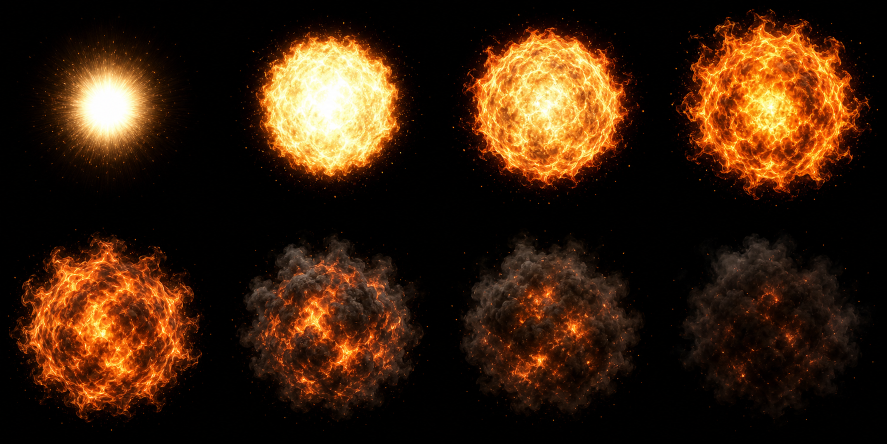
#> input picture examples/assets/prefabs/fireball/source/openai_fireball_core_flipbook_source.png, 1774 x 887 px (shown at 1/2 size)
$ python bake_generated_fireball_atlases.py
#> lines starting #> are read from the running program, lines starting #| are printed output that depends on the picture
#> in bake_atlas, image is the input picture: PIL image 1774x887 RGB; mean R, G, B 58.2, 33.5, 14.2
#!/usr/bin/env python3
"""Bake OpenAI-generated fireball source sheets into runtime atlases.

The renderer consumes RGBA8 textures. The EXR files exported here are compact
source/reference sequences that preserve the authored timing frames in a
higher-range format for future rebakes.
"""

from __future__ import annotations

from dataclasses import dataclass
from pathlib import Path
import shutil
import struct

import numpy as np
from PIL import Image


ROOT = Path(__file__).resolve().parents[1]
SOURCE_DIR = ROOT / "source"
TEXTURE_DIR = ROOT / "textures"
COLUMNS = 4
ROWS = 2
FRAME_SIZE = 256
ATLAS_SIZE = (COLUMNS * FRAME_SIZE, ROWS * FRAME_SIZE)


@dataclass(frozen=True)
class AtlasBake:
  source: str
  atlas: str
  alpha_mode: str
  exposure: float
  exr_dir: str | None = None
  exr_prefix: str | None = None


BAKES = [
    AtlasBake(
        source="openai_fireball_core_flipbook_source.png",
        atlas="fireball_core_flipbook_atlas.png",
        alpha_mode="fire_core",
        exposure=3.0,
        exr_dir="openai_fireball_core_sequence_exr",
        exr_prefix="fireball_core_frame",
    ),
    AtlasBake(
        source="openai_fireball_smoke_flipbook_source.png",
        atlas="fireball_smoke_flipbook_atlas.png",
        alpha_mode="smoke",
        exposure=1.55,
        exr_dir="openai_fireball_smoke_sequence_exr",
        exr_prefix="fireball_smoke_frame",
    ),
    AtlasBake(
        source="openai_fireball_smoke_plumes_source.png",
        atlas="fireball_smoke_plumes_atlas.png",
        alpha_mode="smoke",
        exposure=1.35,
    ),
    AtlasBake(
        source="openai_fireball_ember_burst_source.png",
        atlas="fireball_ember_burst_atlas.png",
        alpha_mode="ember",
        exposure=2.4,
    ),
    AtlasBake(
        source="openai_fireball_lobes_source.png",
        atlas="fireball_flame_lobes_atlas.png",
        alpha_mode="fire",
        exposure=2.2,
    ),
]


def black_to_alpha(rgb: np.ndarray, mode: str) -> np.ndarray:
#> called with mode = 'fire_core'
  rgbf = rgb.astype(np.float32) / 255.0
  maximum = np.max(rgbf, axis=2)
  luma = rgbf[..., 0] * 0.2126 + rgbf[..., 1] * 0.7152 + rgbf[..., 2] * 0.0722
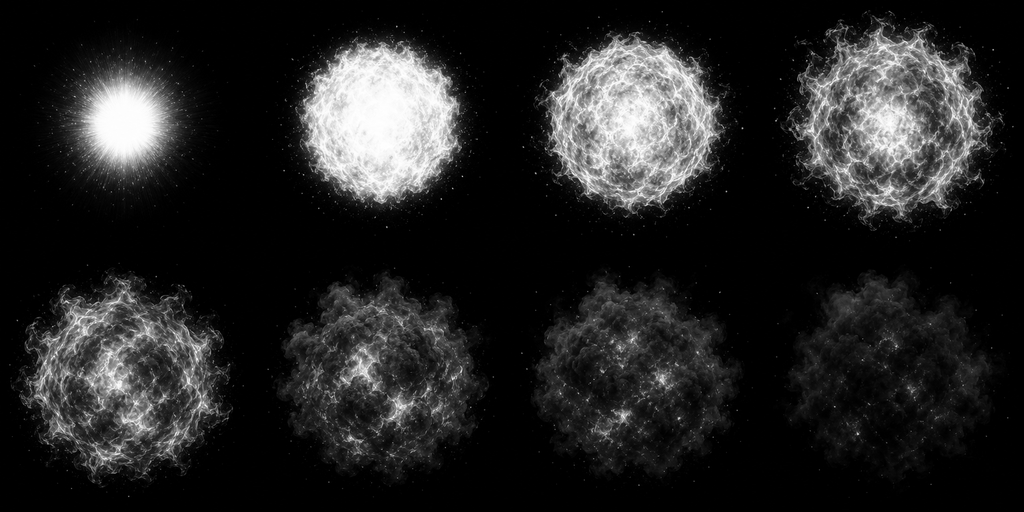
#> luma: shape (512, 1024) float32; min 0, max 1, mean 0.147
  if mode == "smoke":
    alpha = (np.maximum(maximum, luma * 1.35) - 0.015) / 0.50
    alpha = np.power(np.clip(alpha, 0.0, 1.0), 0.78) * 0.86
  else:
    white_hot = np.where(maximum > 0.72, np.min(rgbf, axis=2), 0.0)
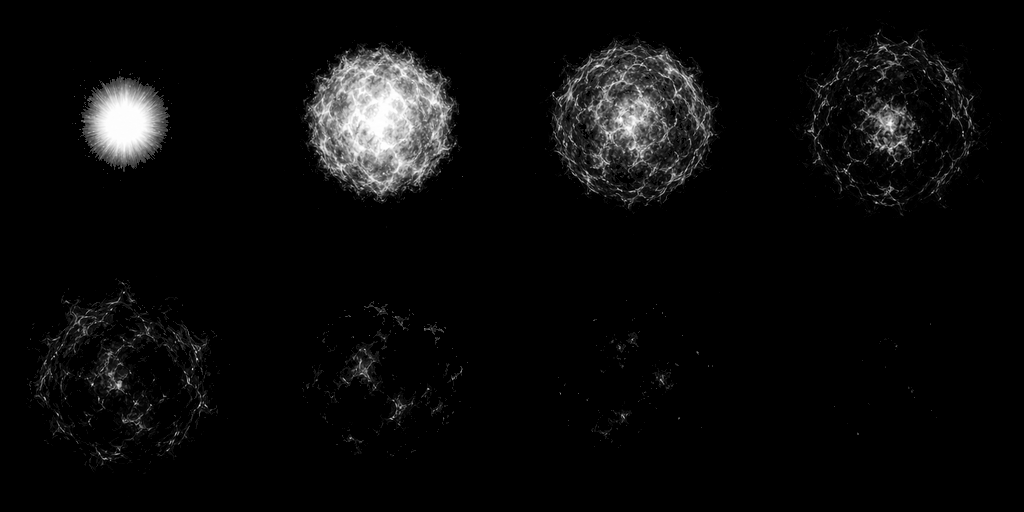
#> white_hot: shape (512, 1024) float32; min 0, max 1, mean 0.044
    warm_fire = np.maximum(rgbf[..., 0], rgbf[..., 1] * 0.90) - rgbf[..., 2] * 0.80
    fire_signal = np.maximum(white_hot, warm_fire)
    if mode == "ember":
      threshold = 0.035
      scale = 0.70
      exponent = 0.42
    else:
      threshold = 0.170 if mode == "fire_core" else 0.060
      scale = 0.78 if mode == "fire_core" else 0.88
      exponent = 0.70 if mode == "fire_core" else 0.58
    alpha = (fire_signal - threshold) / scale
    alpha = np.power(np.clip(alpha, 0.0, 1.0), exponent)
  alpha[maximum < 0.012] = 0.0
  return np.round(np.clip(alpha, 0.0, 1.0) * 255.0).astype(np.uint8)


def bake_atlas(source_path: Path, mode: str) -> np.ndarray:
  image = Image.open(source_path).convert("RGB")
  image = image.resize(ATLAS_SIZE, Image.Resampling.LANCZOS)
  rgb = np.asarray(image, dtype=np.uint8)
  alpha = black_to_alpha(rgb, mode)
  if mode != "smoke":
    scale = np.power((alpha.astype(np.float32) / 255.0)[..., None], 1.30)
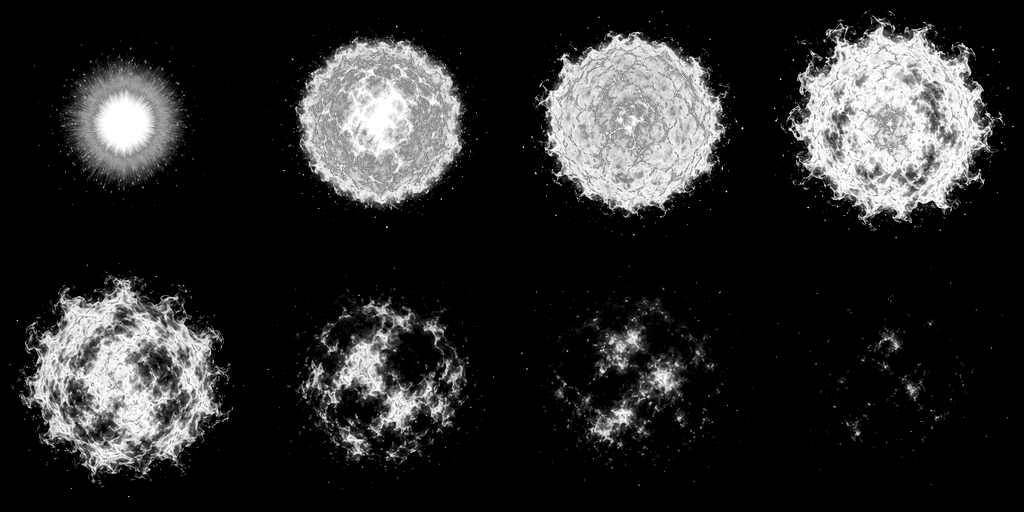
#> scale: shape (512, 1024, 1) float32; min 0, max 1, mean 0.167
    rgb = np.round(rgb.astype(np.float32) * scale).astype(np.uint8)
    cutoff = 26 if mode == "fire_core" else 10
    rgb[alpha < cutoff] = 0
#> rgb: shape (512, 1024, 3); mean R, G, B 35.7, 21.8, 9
  rgba = np.dstack([rgb, alpha])
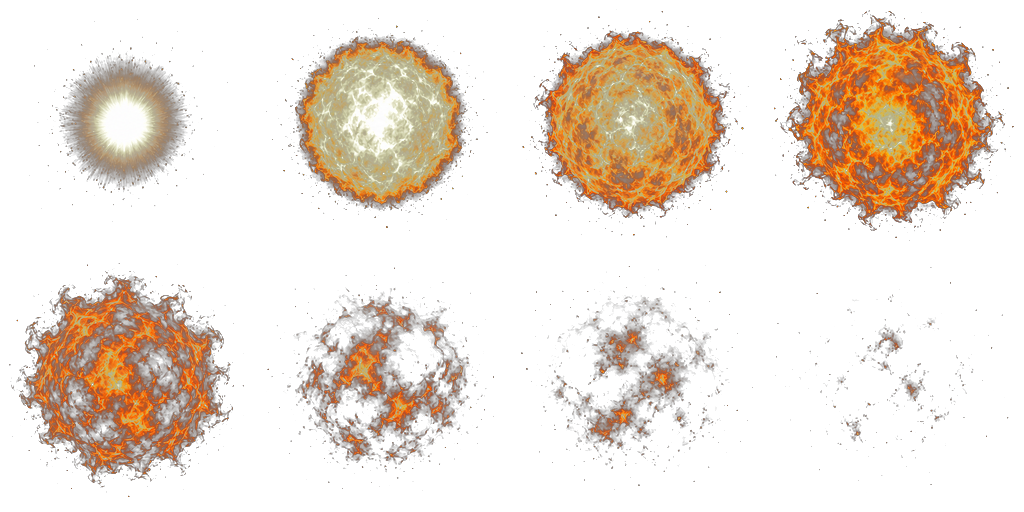
#> rgba: shape (512, 1024, 4); mean R, G, B, A 35.7, 21.8, 9, 47; transparent parts drawn white
  rgba[alpha == 0] = 0
  return rgba


def exr_attr(name: str, attr_type: str, value: bytes) -> bytes:
  return (
      name.encode("latin1") + b"\0" +
      attr_type.encode("latin1") + b"\0" +
      struct.pack("<I", len(value)) +
      value
  )


def exr_channels(names: list[str]) -> bytes:
  out = bytearray()
  for name in names:
    out += name.encode("latin1") + b"\0"
    out += struct.pack("<iBBBBii", 1, 0, 0, 0, 0, 1, 1)
  out += b"\0"
  return bytes(out)


def write_exr_rgba(path: Path, rgba8: np.ndarray, exposure: float) -> None:
  height, width, _channels = rgba8.shape
  rgb = np.power(rgba8[..., :3].astype(np.float32) / 255.0, 2.2) * exposure
  alpha = rgba8[..., 3].astype(np.float32) / 255.0
  planes = {
      "R": rgb[..., 0].astype("<f2"),
      "G": rgb[..., 1].astype("<f2"),
      "B": rgb[..., 2].astype("<f2"),
      "A": alpha.astype("<f2"),
  }

  header = bytearray(struct.pack("<II", 20000630, 2))
  header += exr_attr("channels", "chlist", exr_channels(["R", "G", "B", "A"]))
  header += exr_attr("compression", "compression", b"\0")
  window = struct.pack("<iiii", 0, 0, width - 1, height - 1)
  header += exr_attr("dataWindow", "box2i", window)
  header += exr_attr("displayWindow", "box2i", window)
  header += exr_attr("lineOrder", "lineOrder", b"\0")
  header += exr_attr("pixelAspectRatio", "float", struct.pack("<f", 1.0))
  header += exr_attr("screenWindowCenter", "v2f", struct.pack("<ff", 0.0, 0.0))
  header += exr_attr("screenWindowWidth", "float", struct.pack("<f", 1.0))
  header += b"\0"

  offset_table_size = height * 8
  blocks: list[bytes] = []
  offsets: list[int] = []
  position = len(header) + offset_table_size
  for y in range(height):
    payload = b"".join(planes[channel][y, :].tobytes() for channel in ["R", "G", "B", "A"])
    block = struct.pack("<iI", y, len(payload)) + payload
    blocks.append(block)
    offsets.append(position)
    position += len(block)

  path.parent.mkdir(parents=True, exist_ok=True)
  with path.open("wb") as stream:
    stream.write(header)
    for offset in offsets:
      stream.write(struct.pack("<Q", offset))
    for block in blocks:
      stream.write(block)


def write_sequence(rgba: np.ndarray, bake: AtlasBake) -> None:
  if bake.exr_dir is None or bake.exr_prefix is None:
    return
  out_dir = SOURCE_DIR / bake.exr_dir
  if out_dir.exists():
    shutil.rmtree(out_dir)
  out_dir.mkdir(parents=True)
  for index in range(COLUMNS * ROWS):
    row = index // COLUMNS
    column = index % COLUMNS
    x = column * FRAME_SIZE
    y = row * FRAME_SIZE
    frame = rgba[y:y + FRAME_SIZE, x:x + FRAME_SIZE, :]
    write_exr_rgba(out_dir / f"{bake.exr_prefix}{index + 1:03d}.exr", frame, bake.exposure)
#> this loop made 8 passes
#> pass 1, in write_sequence, `frame = rgba[y:y + FRAME_SIZE, x:x + FRAME_SIZE, :]`:
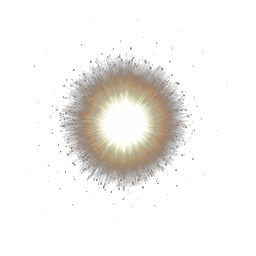
#> frame: shape (256, 256, 4); mean R, G, B, A 20, 16.9, 12.9, 27.6; transparent parts drawn white
#> pass 1, in write_exr_rgba, `alpha = rgba8[..., 3].astype(np.float32) / 255.0`:
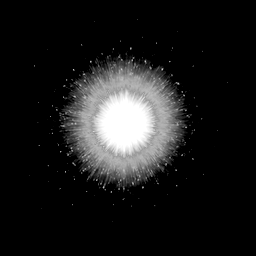
#> alpha: shape (256, 256) float32; min 0, max 1, mean 0.108
#> pass 2, in write_sequence, `frame = rgba[y:y + FRAME_SIZE, x:x + FRAME_SIZE, :]`:
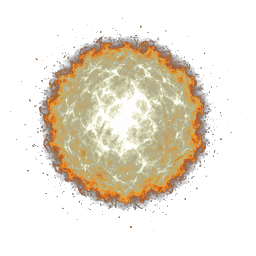
#> frame: shape (256, 256, 4); mean R, G, B, A 56.3, 47.3, 29.8, 65.8; transparent parts drawn white


def main() -> None:
  TEXTURE_DIR.mkdir(parents=True, exist_ok=True)
  for bake in BAKES:
    source_path = SOURCE_DIR / bake.source
    if not source_path.exists():
      raise FileNotFoundError(source_path)
    atlas = bake_atlas(source_path, bake.alpha_mode)
    Image.fromarray(atlas, mode="RGBA").save(TEXTURE_DIR / bake.atlas, optimize=True)
    write_sequence(atlas, bake)
    print(f"Wrote textures/{bake.atlas} {ATLAS_SIZE[0]}x{ATLAS_SIZE[1]}")
#> pass 2 of the loop in main, `for bake in BAKES:`:
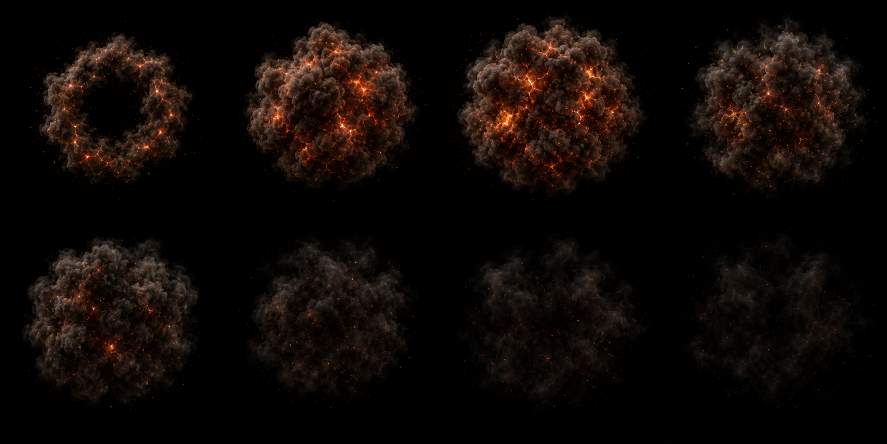
#> input picture examples/assets/prefabs/fireball/source/openai_fireball_smoke_flipbook_source.png, 1774 x 887 px (shown at 1/2 size)
#> in bake_atlas, image is the input picture: PIL image 1774x887 RGB; mean R, G, B 15.1, 8.9, 6
#> image: PIL image 1024x512 RGB
#> the loop in write_sequence (call 2), `for index in range(COLUMNS * ROWS):` made 8 passes
#> pass 1, in write_exr_rgba (call 9), `alpha = rgba8[..., 3].astype(np.float32) / 255.0`:
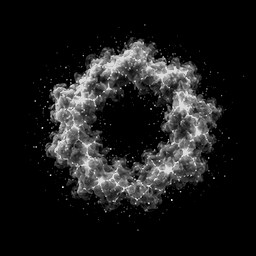
#> alpha: shape (256, 256) float32; min 0, max 0.859, mean 0.107
#> pass 2, in write_sequence (call 2), `frame = rgba[y:y + FRAME_SIZE, x:x + FRAME_SIZE, :]`:
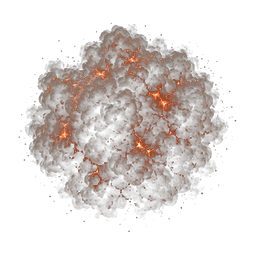
#> frame: shape (256, 256, 4); mean R, G, B, A 24.5, 13, 8.2, 44.1; transparent parts drawn white
#> pass 3 of the loop in main, `for bake in BAKES:`:
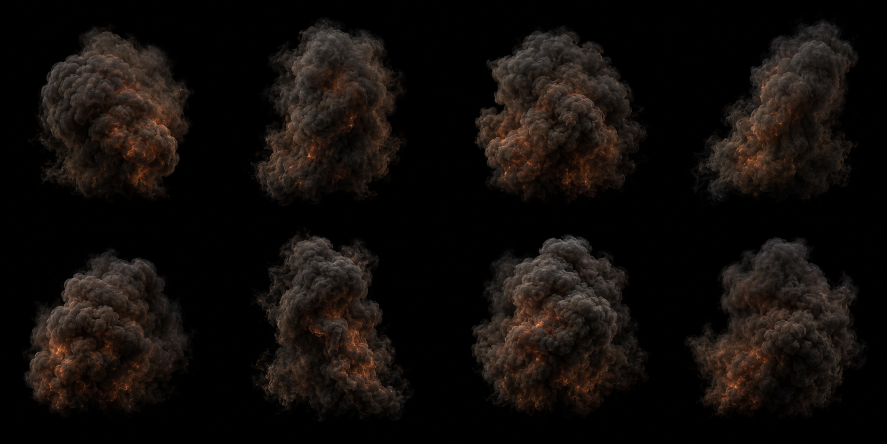
#> input picture examples/assets/prefabs/fireball/source/openai_fireball_smoke_plumes_source.png, 1774 x 887 px (shown at 1/2 size)
#> in bake_atlas, image is the input picture: PIL image 1774x887 RGB; mean R, G, B 17.6, 13.2, 10.6
#> image: PIL image 1024x512 RGB
#> in black_to_alpha (call 3), `alpha = np.power(np.clip(alpha, 0.0, 1.0), 0.78) * 0.86`:
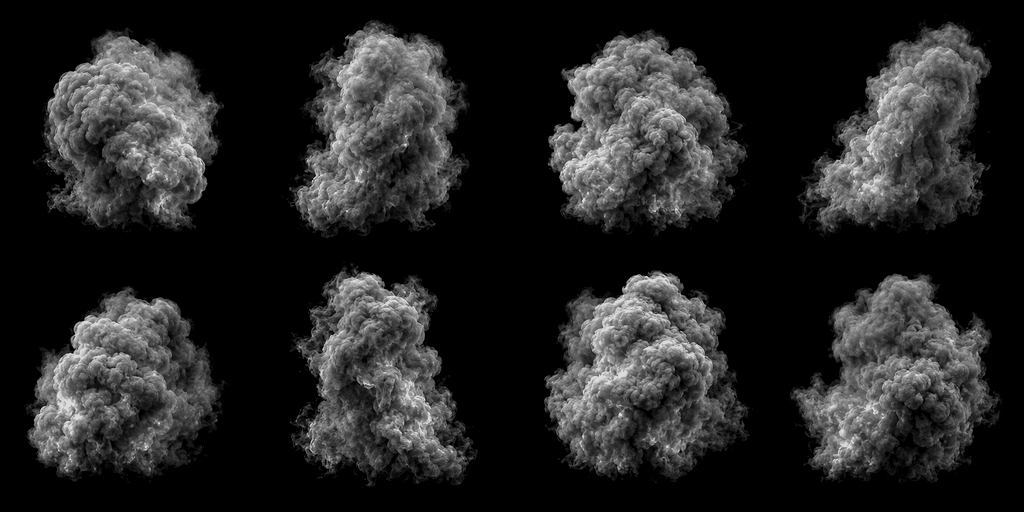
#> alpha: shape (512, 1024) float32; min 0, max 0.86, mean 0.145
#> in bake_atlas (call 3), `rgba = np.dstack([rgb, alpha])`:
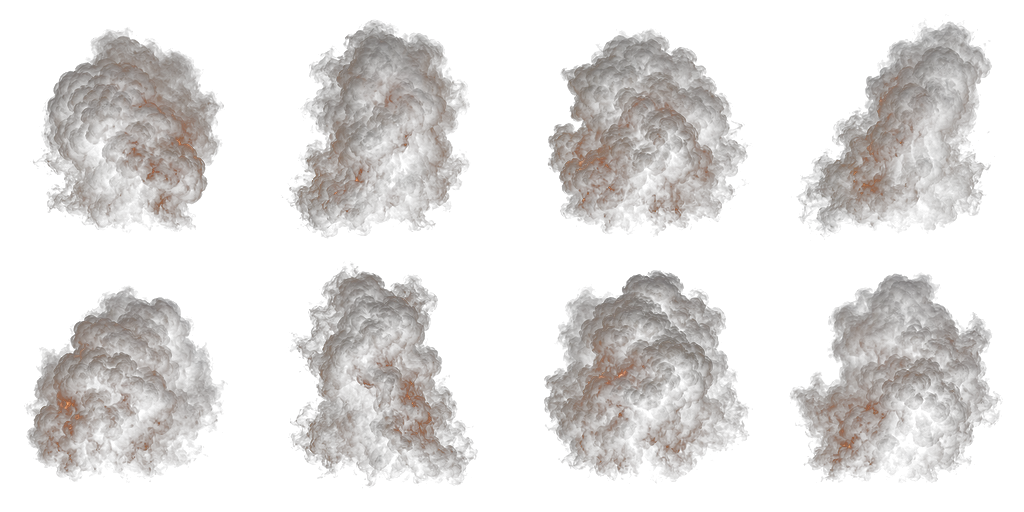
#> rgba: shape (512, 1024, 4); mean R, G, B, A 17.6, 13.2, 10.6, 37.1; transparent parts drawn white
#> the loop made 5 passes; the first 3 are shown


if __name__ == "__main__":
  main()
